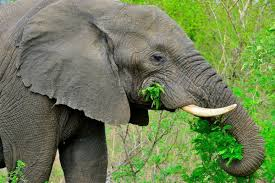
#> input picture resource_thuchanh/voi.jpg, 275 x 183 px, found by its file name
$ jupyter execute 'Copy of Xudungboloc.ipynb'
#> lines starting #> are read from the running program, lines starting #| are printed output that depends on the picture
[cell 1]
import cv2
import numpy as np
from google.colab.patches import cv2_imshow
img = cv2.imread('/content/drive/MyDrive/Colab Notebooks/voi.jpg')
#> img is the input picture: shape (183, 275, 3); mean B, G, R 85.8, 127.5, 111.5
gray=cv2.cvtColor(img,cv2.COLOR_BGR2GRAY)
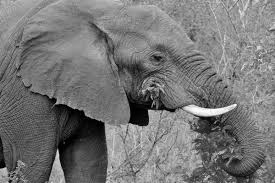
#> gray: shape (183, 275); min 0, max 253, mean 118

rows,cols = img.shape[:2]
#> rows = 183; cols = 275

cv2_imshow(img)

[cell 2]
kernel_3x3 = np.ones((3,3),np.float32) / 9.0
output1=cv2.filter2D(img,-1,kernel_3x3)
cv2_imshow(output1)

[cell 3]
kernel_5x5 = np.ones((5,5),np.float32) / 25.0
output2=cv2.filter2D(img,-1,kernel_5x5)
cv2_imshow(output2)

[cell 4]
size=15
kernel_motion_blur = np.zeros((size,size))
kernel_motion_blur[int((size-1)/2),:] = np.ones(size)
kernel_motion_blur = kernel_motion_blur /  size
output3=cv2.filter2D(img,-1,kernel_motion_blur)
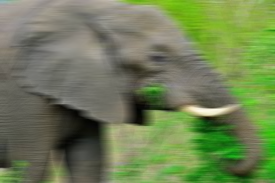
#> output3: shape (183, 275, 3); mean B, G, R 85.8, 127.5, 111.6
cv2_imshow(output3)

[cell 5]
kernel_sharpen_1 = np.array([[-1,-1,-1],[-1,9,-1],[-1,-1,-1]])
output4=cv2.filter2D(img,-1,kernel_sharpen_1)
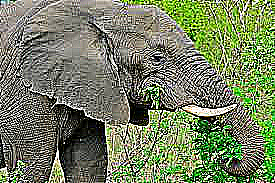
#> output4: shape (183, 275, 3); mean B, G, R 99.4, 128.2, 117.8
cv2_imshow(output4)

[cell 6]
kernel_sharpen_2 = np.array([[-1,-1,-1],[-1,9,-1],[-1,-1,-1]])
output5=cv2.filter2D(img,-1,kernel_sharpen_2)
cv2_imshow(output5)

[cell 7]
kernel_sharpen_3 = np.array([[-1,-1,-1,-1,-1],[-1,2,2,2,-1],[-1,2,8,2,-1],[-1,2,2,2,-1],[-1,-1,-1,-1,-1]])/8.0
output6=cv2.filter2D(img,-1,kernel_sharpen_3)
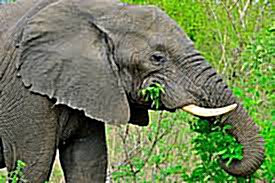
#> output6: shape (183, 275, 3); mean B, G, R 86.9, 127.8, 112.2
cv2_imshow(output6)

[cell 8]
kernel_emboss1=np.array([[0,-1,1],[1,0,-1],[1,1,0]])
output7=cv2.filter2D(gray,-1,kernel_emboss1)+128
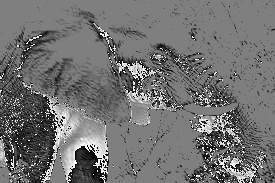
#> output7: shape (183, 275); min 0, max 255, mean 113.5
cv2_imshow(output7)

[cell 9]
kernel_emboss2=np.array([[-1,-1,0],[-1,0,11],[0,1,1]])
output8=cv2.filter2D(gray,-1,kernel_emboss2)+128
cv2_imshow(output8)

[cell 10]
kernel_emboss3=np.array([[1,0,0],[0,0,0],[0,0,-1]])
output9=cv2.filter2D(gray,-1,kernel_emboss3)+128
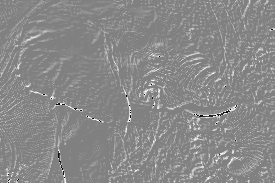
#> output9: shape (183, 275); min 0, max 255, mean 137.3
cv2_imshow(output9)

[cell 11]
kernel_gauss_x= cv2.getGaussianKernel(cols,200)
kernel_gauss_y = cv2.getGaussianKernel(rows,200)
kernel = kernel_gauss_y * kernel_gauss_x.T
mask=255*kernel/np.linalg.norm(kernel)
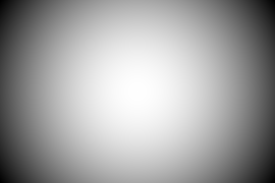
#> kernel: shape (183, 275) float64; min 1.58e-05, max 2.22e-05, mean 1.99e-05; drawn with min black and max white
output10=np.copy(img)
for i in range(3):
  output10[:,:,i]=output10[:,:,i] * mask
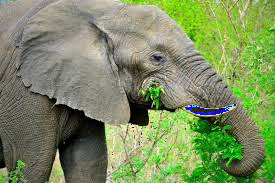
#> output10: shape (183, 275, 3); mean B, G, R 96.6, 141.7, 124.5
cv2_imshow(output10)

[cell 12]
kernel_gauss_x= cv2.getGaussianKernel(int(1.5*cols),200)
kernel_gauss_y = cv2.getGaussianKernel(int(1.5*rows),200)
kernel = kernel_gauss_y * kernel_gauss_x.T
mask=255*kernel/np.linalg.norm(kernel)
#> kernel: shape (274, 412) float64
mask = mask[int(0.5*rows):,int(0.5*cols):]
output11=np.copy(img)
for i in range(3):
  output11[:,:,i]=output11[:,:,i] * mask
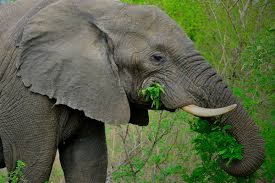
#> output11: shape (183, 275, 3); mean B, G, R 69.4, 98.7, 88.4
cv2_imshow(output11)

[cell 13]
img_yuv=cv2.cvtColor(img,cv2.COLOR_BGR2YUV)
#> img_yuv: shape (183, 275, 3); mean of channels 0, 1, 2 118, 112.3, 122.4
img_yuv[:,:,0]=cv2.equalizeHist(img_yuv[:,:,0])
#> img_yuv: shape (183, 275, 3); mean of channels 0, 1, 2 128.4, 112.3, 122.4
output12=cv2.cvtColor(img_yuv,cv2.COLOR_YUV2BGR)
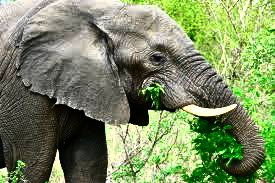
#> output12: shape (183, 275, 3); mean B, G, R 97.5, 137.2, 122.4
cv2_imshow(output12)

cv2.waitKey(0)

$ run again, with resource_thuchanh/MNITS_anh6.jpg copied over resource_thuchanh/voi.jpg
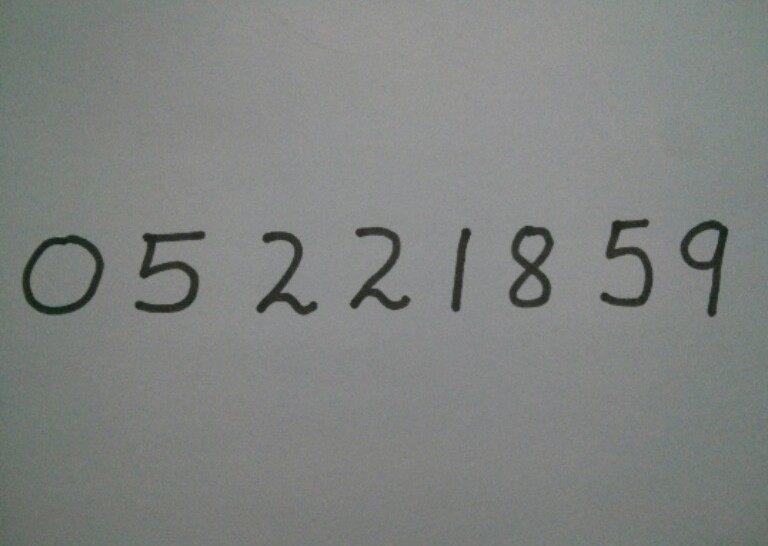
#> input picture resource_thuchanh/MNITS_anh6.jpg, 768 x 546 px, found by its file name
#> img is the input picture: shape (546, 768, 3); mean B, G, R 128.4, 130.8, 127.7
#> after the loop `for i in range(3):`:
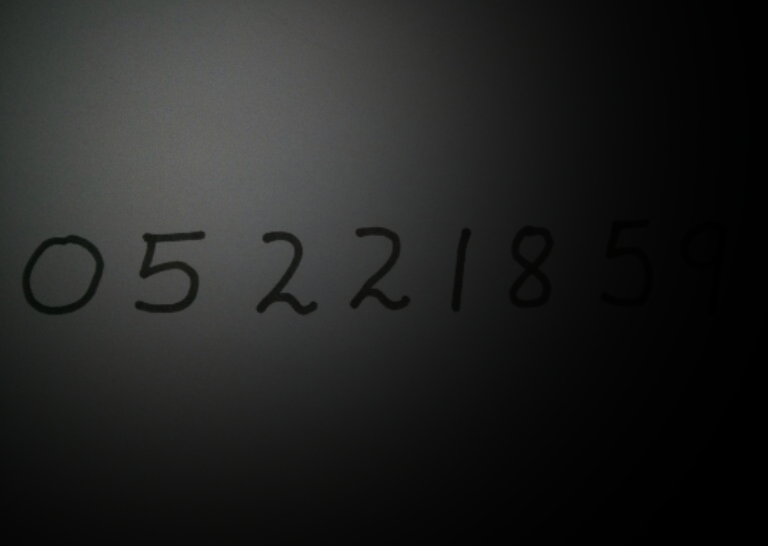
#> output11: shape (546, 768, 3); mean B, G, R 33.6, 34.2, 33.5
#> `output12=cv2.cvtColor(img_yuv,cv2.COLOR_YUV2BGR)`:
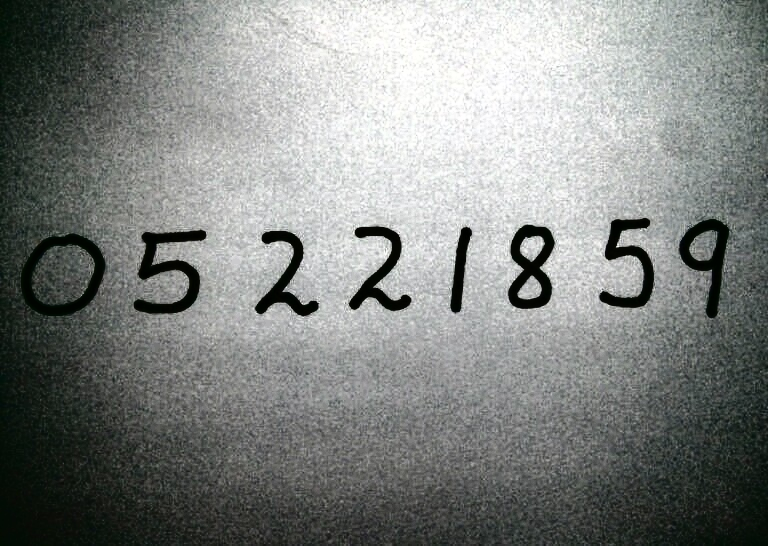
#> output12: shape (546, 768, 3); mean B, G, R 129.7, 132.1, 128.8

$ run again, with resource_thuchanh/TCA_hinh.jpg copied over resource_thuchanh/voi.jpg
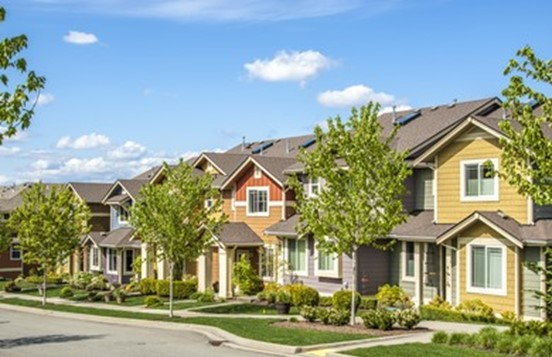
#> input picture resource_thuchanh/TCA_hinh.jpg, 552 x 357 px, found by its file name
#> img is the input picture: shape (357, 552, 3); mean B, G, R 148.2, 159.8, 145.7
#> `output12=cv2.cvtColor(img_yuv,cv2.COLOR_YUV2BGR)`:
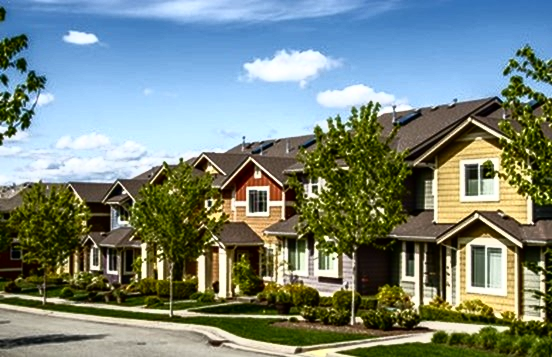
#> output12: shape (357, 552, 3); mean B, G, R 125.7, 133.9, 119.8
